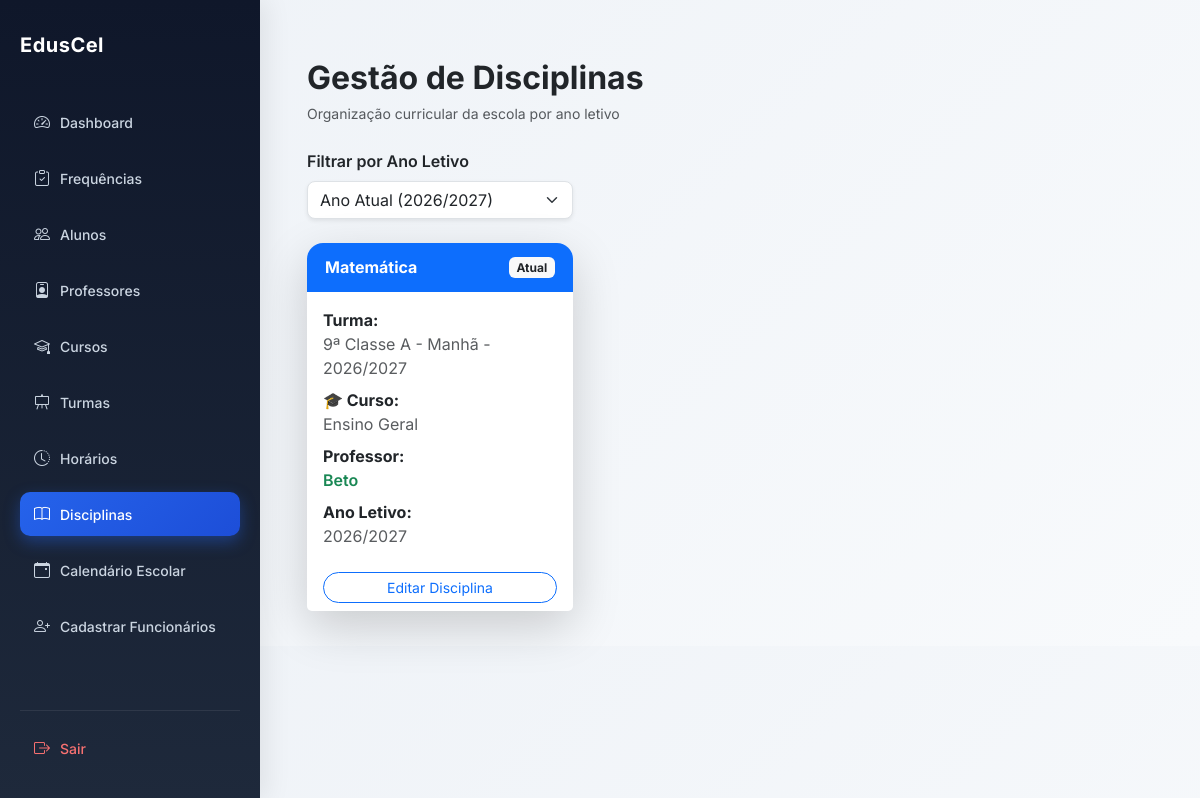
The app's page /disciplinas/ (signed in), older data.
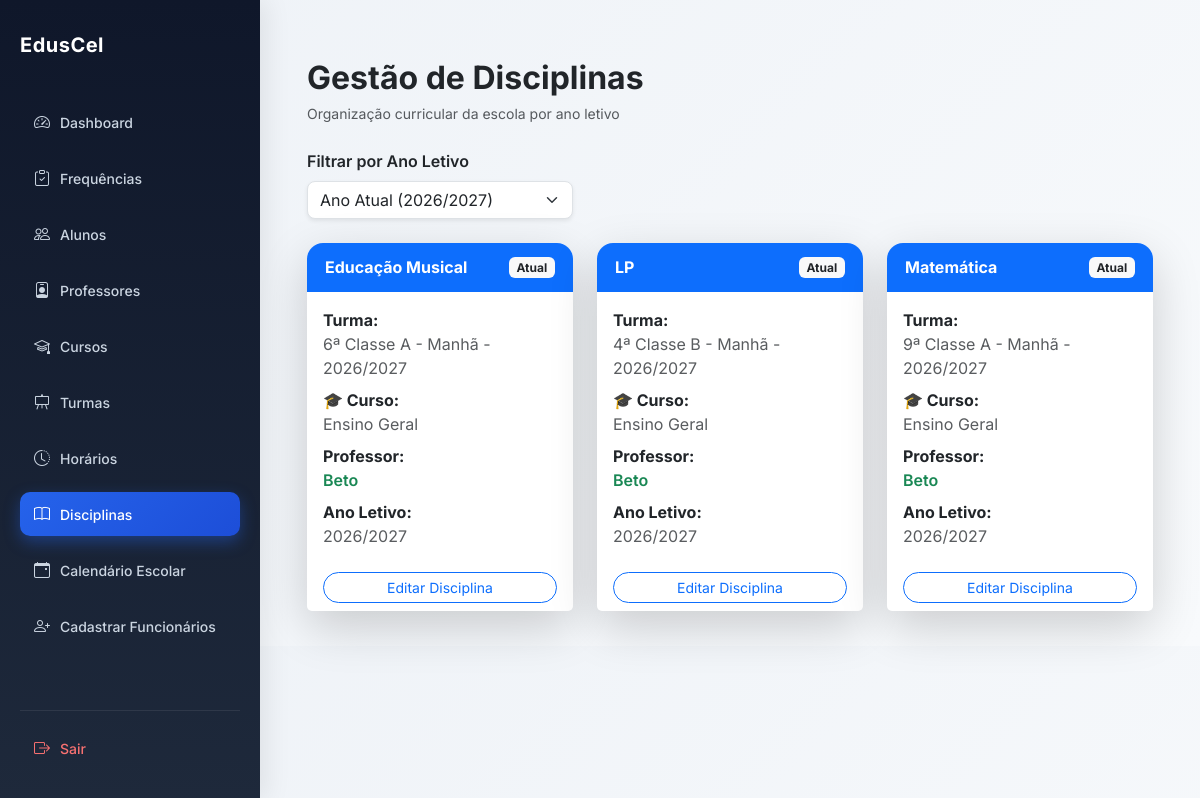
The same page, newer data.
### academic/models.py (models this page shows, shortened)
class Disciplina(models.Model):
    nome = models.CharField(max_length=90)
    turma = models.ForeignKey(
        Turma,
        on_delete=models.CASCADE,
        related_name="disciplinas"
    )
    professor = models.ForeignKey(
        settings.AUTH_USER_MODEL,
        on_delete=models.CASCADE,
        limit_choices_to={'role': 'PROFESSOR'},
        related_name="disciplinas",
        null=True,
        blank=True
    )
    escola = models.ForeignKey(
        Escola,
        on_delete=models.CASCADE,
        related_name="disciplinas"
    )
    criada_em = models.DateTimeField(auto_now_add=True)
    class Meta:
        unique_together = ('nome', 'turma', 'escola')
        ordering = ["nome"]

class Turma(models.Model):
    CLASSE_CHOICES = [
        ('4', '4ª Classe'),
        ('5', '5ª Classe'),
        ('6', '6ª Classe'),
        ('7', '7ª Classe'),
        ('8', '8ª Classe'),
        ('9', '9ª Classe'),
        ('10', '10ª Classe'),
        ('11', '11ª Classe'),
        ('12', '12ª Classe'),
        ('13', '13ª Classe'),
    ]
    TURNOS = [
        ('MANHA', 'Manhã'),
        ('TARDE', 'Tarde'),
        ('NOITE', 'Noite'),
    ]
    classe = models.CharField(
        max_length=10,
        choices=CLASSE_CHOICES,
        verbose_name="Classe"
    )
    curso = models.ForeignKey(
        'Curso',
        on_delete=models.SET_NULL,
        null=True,
        blank=True,
        related_name="turmas",
        verbose_name="Curso"
    )
    identificador = models.CharField(
        max_length=5,
        verbose_name="Identificador"
    )
    turno = models.CharField(
        max_length=10,
        choices=TURNOS,
        default='MANHA',
        verbose_name='Turno'
    )
    ano_letivo = models.ForeignKey(
        'AnoLetivo',
        on_delete=models.CASCADE,
        related_name="turmas",
        verbose_name="Ano Letivo"
    )
    escola = models.ForeignKey(
        'Escola',
        on_delete=models.CASCADE,
        related_name="turmas",
        verbose_name="Escola"
    )
    professor = models.ForeignKey(
        settings.AUTH_USER_MODEL,
        on_delete=models.SET_NULL,
        related_name="turmas",
        limit_choices_to={"role": "PROFESSOR"},
        null=True,
        blank=True,
        verbose_name="Professor"
    )
    criada_em = models.DateTimeField(
        auto_now_add=True,
        verbose_name="Data de Criação"
    )
    class Meta:
        constraints = [
            models.UniqueConstraint(
                fields=['classe', 'identificador', 'turno', 'ano_letivo', 'escola', 'curso'],
                name='unique_turma_por_curso'
            )
        ]
        verbose_name = "Turma"
        verbose_name_plural = "Turmas"
    def nome_completo(self):
        return f"{self.get_classe_display()} {self.identificador} - {self.get_turno_display()} - {self.ano_letivo}"
    def __str__(self):
        return self.nome_completo()

class AnoLetivo(models.Model):
    nome = models.CharField(max_length=20)  # Ex: 2025/2026
    ativo = models.BooleanField(default=True)
    escola = models.ForeignKey(
        "Escola",
        on_delete=models.CASCADE,
        related_name="anos_letivos"
    )
    def __str__(self):
        return self.nome

### users/models.py (models this page shows, shortened)
class User(AbstractUser):
    ROLE_CHOICES = (
        ('SUPERADMIN', 'Super Admin'),
        ('DIRETOR', 'Diretor'),
        ('PROFESSOR', 'Professor'),
        ('ALUNO', 'Aluno'),
        ('FINANCEIRO', 'Financeiro'),
        ('SECRETARIA', 'Secretaria'),
    )
    role = models.CharField(
        max_length=20,
        choices=ROLE_CHOICES,
        default='ALUNO'
    )
    ativo = models.BooleanField(default=True)
    escola = models.ForeignKey(
        'academic.Escola',
        on_delete=models.CASCADE,
        null=True,
        blank=True,
        related_name="usuarios"
    )
    criado_em = models.DateTimeField(auto_now_add=True)
    tentativas_login = models.PositiveIntegerField(
        default=0
    )
    bloqueado_ate = models.DateTimeField(
        null=True,
        blank=True
    )
    objects = UserManager()

### core/views.py (the view)
# urls.py: path('disciplinas/', views.lista_disciplinas, name='disciplinas'),
@login_required
def lista_disciplinas(request):
    escola = get_escola(request)
    if not escola:
        return redirect('dashboard')
    ano_ativo = AnoLetivo.objects.filter(
        escola=escola,
        ativo=True
    ).first()
    ano_id = request.GET.get("ano")
    if request.user.role == "DIRETOR":
        disciplinas = Disciplina.objects.filter(
            escola=escola
        )
    elif request.user.role == "PROFESSOR":
        disciplinas = Disciplina.objects.filter(
            escola=escola,
            professor=request.user
        )
    else:
        return redirect("dashboard")
    if ano_id:
        disciplinas = disciplinas.filter(
            turma__ano_letivo_id=ano_id
        )
    else:
        disciplinas = disciplinas.filter(
            turma__ano_letivo=ano_ativo
        )
    anos = AnoLetivo.objects.filter(
        escola=escola
    ).order_by("-nome")
    return render(request, "disciplinas.html", {
        "disciplinas": disciplinas,
        "anos": anos,
        "ano_selecionado": ano_id,
        "ano_ativo": ano_ativo
    })

### core/views.py (called while the page is built)
def get_escola(request):
    user = request.user
    if user.role == 'SUPERADMIN':
        escola_id = request.session.get('escola_id')
        if escola_id:
            return Escola.objects.filter(id=escola_id).first()
        return None
    return user.escola

### core/templates/disciplinas.html (shortened to what this page needs)
{% extends "base.html" %}
{% block content %}
<div class="container-fluid mt-4">
<div class="d-flex justify-content-between align-items-center flex-wrap gap-3 mb-4">
    <div>
        <h2 class="fw-bold mb-1">
            Gestão de Disciplinas
        </h2>
        <small class="text-muted">
            Organização curricular da escola por ano letivo
        </small>
    </div>
</div>
<form method="GET" class="mb-4">
    <div class="row">
        <div class="col-md-4">
            <label class="form-label fw-semibold">
                Filtrar por Ano Letivo
            </label>
            <select name="ano"
                    class="form-select shadow-sm rounded-3"
                    onchange="this.form.submit()">
                <option value="">
                    Ano Atual ({{ ano_ativo.nome }})
                </option>
            </select>
        </div>
    </div>
</form>
<div class="row g-4">
    {% for disciplina in disciplinas %}
    <div class="col-md-6 col-xl-4">
        <div class="card border-0 shadow-lg h-100 rounded-4 hover-card">
            <div class="card-header bg-primary text-white border-0 rounded-top-4">
                <div class="d-flex justify-content-between align-items-center">
                    <h6 class="mb-0 fw-bold">
                        {{ disciplina.nome }}
                    </h6>
                    {% if disciplina.turma.ano_letivo.ativo %}
                        <span class="badge bg-light text-dark">
                            Atual
                        </span>
                    {% else %}
                        <span class="badge bg-secondary">
                            Histórico
                        </span>
                    {% endif %}
                </div>
            </div>
            <div class="card-body">
                <p class="mb-2">
                    <strong>Turma:</strong><br>
                    <span class="text-muted">{{ disciplina.turma }}</span>
                </p>
                <p class="mb-2">
                    <strong>🎓 Curso:</strong><br>
                    {% if disciplina.turma.curso %}
                        <span class="badge bg-info text-dark">
                            {{ disciplina.turma.curso.nome }}
                        </span>
                    {% else %}
                        <span class="text-muted">
                            Ensino Geral
                        </span>
                    {% endif %}
                </p>
                <p class="mb-2">
                    <strong>Professor:</strong><br>
                    {% if disciplina.professor %}
                        <span class="text-success fw-semibold">
                            {{ disciplina.professor.get_full_name|default:disciplina.professor.username }}
                        </span>
                    {% else %}
                        <span class="badge bg-warning text-dark">
                            Não atribuído
                        </span>
                    {% endif %}
                </p>
                <p class="mb-0">
                    <strong>Ano Letivo:</strong><br>
                    <span class="text-muted">
                        {{ disciplina.turma.ano_letivo }}
                    </span>
                </p>
            </div>
            <div class="card-footer bg-white border-0">
                {% if disciplina.turma.ano_letivo.ativo %}
                    <a href="{% url 'editar_disciplina' disciplina.id %}"
                       class="btn btn-outline-primary btn-sm w-100 rounded-pill">
                        Editar Disciplina
                    </a>
                {% else %}
                    <button class="btn btn-outline-secondary btn-sm w-100 rounded-pill"
                            disabled
                            title="Não é possível editar disciplinas de anos encerrados">
                        Histórico (não editável)
                    </button>
                {% endif %}
            </div>
        </div>
    </div>
    {% endfor %}
</div>
</div>
{% endblock %}

### core/templates/base.html (shortened to what this page needs)
<!DOCTYPE html>
<html lang="pt">
<head>
    <link href="https://cdn.jsdelivr.net/npm/bootstrap@5.3.2/dist/css/bootstrap.min.css" rel="stylesheet">
    <link rel="stylesheet"
          href="https://cdn.jsdelivr.net/npm/bootstrap-icons@1.11.1/font/bootstrap-icons.css">
</head>
<body>
<div class="sidebar">
    <div class="sidebar-content">
        <div class="brand">
            EdusCel
        </div>
        <ul class="menu">
            <li class="menu-item">
                <a href="/dashboard/"
                   class="menu-link {% if request.path == '/dashboard/' %}active{% endif %}">
                    <i class="bi bi-speedometer2"></i>
                    Dashboard
                </a>
            </li>
            <li class="menu-item">
                <a href="{% url 'painel_diretor_frequencia' %}"
                   class="menu-link {% if request.resolver_match.url_name == 'painel_diretor_frequencia' %}active{% endif %}">
                    <i class="bi bi-clipboard-check"></i>
                    Frequências
                </a>
            </li>
            <li class="menu-item">
                <a href="/alunos/"
                   class="menu-link {% if '/alunos/' in request.path %}active{% endif %}">
                    <i class="bi bi-people"></i>
                    Alunos
                </a>
            </li>
            <li class="menu-item">
                <a href="/professores/"
                   class="menu-link {% if '/professores/' in request.path %}active{% endif %}">
                    <i class="bi bi-person-badge"></i>
                    Professores
                </a>
            </li>
            <li class="menu-item">
                <a href="{% url 'cursos' %}"
                   class="menu-link {% if request.resolver_match.url_name == 'cursos' %}active{% endif %}">
                    <i class="bi bi-mortarboard"></i>
                    Cursos
                </a>
            </li>
            <li class="menu-item">
                <a href="/turmas/"
                   class="menu-link {% if '/turmas/' in request.path %}active{% endif %}">
                    <i class="bi bi-easel"></i>
                    Turmas
                </a>
            </li>
            <li class="menu-item">
                <a href="{% url 'horarios_turma' %}"
                   class="menu-link {% if request.resolver_match.url_name == 'horarios_turma' %}active{% endif %}">
                    <i class="bi bi-clock-history"></i>
                    Horários
                </a>
            </li>
            <li class="menu-item">
                <a href="/disciplinas/"
                   class="menu-link {% if '/disciplinas/' in request.path %}active{% endif %}">
                    <i class="bi bi-book"></i>
                    Disciplinas
                </a>
            </li>
            <li class="menu-item">
                <a href="{% url 'calendario_escolar' %}"
                   class="menu-link {% if request.resolver_match.url_name == 'calendario_escolar' %}active{% endif %}">
                    <i class="bi bi-calendar-event"></i>
                    Calendário Escolar
                </a>
            </li>
            <li class="menu-item">
                <a href="{% url 'cadastrar_secretaria' %}"
                   class="menu-link {% if request.resolver_match.url_name == 'cadastrar_secretaria' %}active{% endif %}">
                    <i class="bi bi-person-plus"></i>
                    Cadastrar Funcionários
                </a>
            </li>
        </ul>
    </div>
    <div class="sidebar-footer">
        <a href="/logout/" class="menu-link logout-link">
            <i class="bi bi-box-arrow-right"></i>
            <span>Sair</span>
        </a>
    </div>
</div>
<div class="content">
    {% block content %}
    {% endblock %}
</div>
</body>
</html>

### core/templates/base.html (style rules this page uses)
body { margin: 0; font-family: 'Inter', sans-serif; background: linear-gradient(135deg, #eef2f7, #f8fafc); }
.sidebar { position: fixed; width: 260px; height: 100vh; background: linear-gradient(180deg, #0f172a, #1e293b); padding: 30px 20px; color: white; box-shadow: 6px 0 25px rgba(0,0,0,0.08); display: flex; flex-direction: column; justify-content: space-between; overflow-y: auto; }
.sidebar-content { flex: 1; }
.brand { font-size: 20px; font-weight: 700; margin-bottom: 40px; letter-spacing: 0.5px; }
.menu { list-style: none; padding: 0; margin: 0; }
.menu-item { margin-bottom: 12px; }
.menu-link { display: flex; align-items: center; text-decoration: none; padding: 10px 14px; border-radius: 10px; color: #cbd5e1; font-weight: 500; transition: 0.3s; font-size: 14px; }
.menu-link i { margin-right: 10px; font-size: 16px; }
.menu-link.active { background: linear-gradient(135deg, #2563eb, #1d4ed8); color: white; box-shadow: 0 6px 16px rgba(37, 99, 235, 0.4); }
.sidebar-footer { padding-top: 15px; margin-top: 10px; border-top: 1px solid rgba(255,255,255,0.08); }
.logout-link { color: #f87171; }
.content { margin-left: 260px; padding: 35px; }

### core/templates/disciplinas.html (style rules this page uses)
.hover-card { transition: all 0.25s ease; }
.card-header { padding: 14px 18px; }

Row changes from the older to the newer data that the page shows:
added Disciplina: nome "Educação Musical", shows "Atual", turma "6ª Classe A - Manhã - 2026/2027", shows "Ensino Geral", professor.get_full_name "Beto", turma.ano_letivo "2026/2027", shows "Editar Disciplina"
added Disciplina: nome "LP", shows "Atual", turma "4ª Classe B - Manhã - 2026/2027", shows "Ensino Geral", professor.get_full_name "Beto", turma.ano_letivo "2026/2027", shows "Editar Disciplina"
